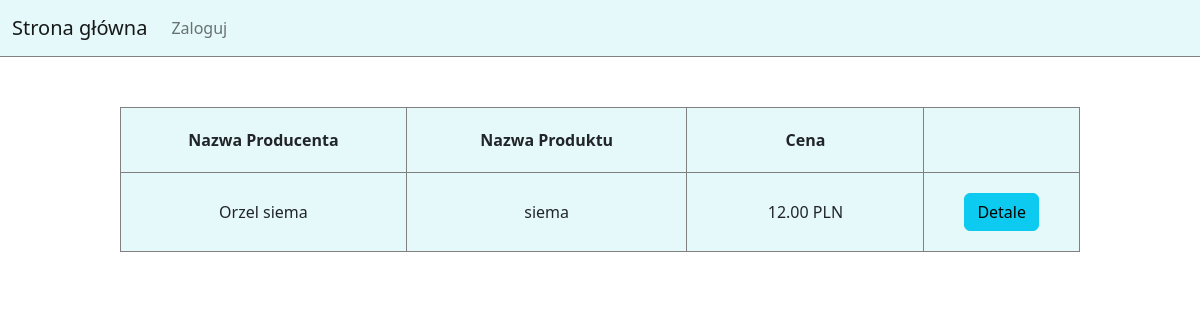
Page /produkty/lista-produktow/ on the earlier database version.
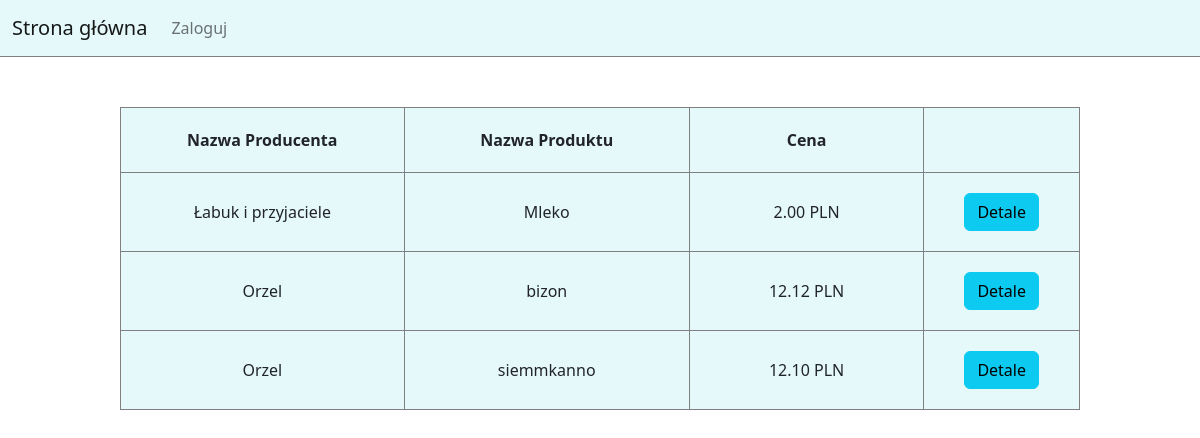
Same page on the later database version.
### apps/produkty/models.py (models this page shows, shortened)
class Produkty(models.Model):
    nazwa = models.TextField(max_length=100)
    cena = models.DecimalField(decimal_places=2, max_digits=5)
    opis = models.TextField(max_length=255, null=True, blank=True)
    id_producenta = models.ForeignKey(Producenci, on_delete=models.PROTECT)

class Producenci(models.Model):
    nazwa_producenta = models.CharField(max_length=100)
    def __str__(self):
        return self.nazwa_producenta

### apps/produkty/views.py (the view)
# urls.py: path('lista-produktow/', AllProductsView.as_view(), name='lista-produktow'),
class AllProductsView(ListView):
    model = Produkty
    template_name = 'product/productList.html'
    ordering = ['-id']

### apps/produkty/templates/product/productList.html (shortened to what this page needs)
{% extends 'base.html' %} {% load static %} {% block head %}
<link rel="stylesheet" href="{% static 'listStyles.css' %}" />
{% endblock head %} {% block title %} Produkty {% endblock title %}
{% block page %}
<div class="tableWrapper">
  <table>
    <tr>
      <th>Nazwa Producenta</th>
      <th>Nazwa Produktu</th>
      <th>Cena</th>
      <th></th>
    </tr>
    {% for item in object_list %}
    <tr>
      <td>{{ item.id_producenta }}</td>
      <td>{{ item.nazwa }}</td>
      <td>{{ item.cena }} PLN</td>
      <td><a class="btn btn-info" href="{% url 'detale-produktu' item.pk %}">Detale </a></td>
    </tr>
    {% endfor %}
  </table>
</div>
{% endblock page %}

Differences in the rows shown:
removed Produkty: id_producenta "Orzel siema", nazwa "siema", cena "12.00"
added Produkty: id_producenta "Łabuk i przyjaciele", nazwa "Mleko", cena "2.00"
added Produkty: id_producenta "Orzel", nazwa "bizon", cena "12.12"
added Produkty: id_producenta "Orzel", nazwa "siemmkanno", cena "12.10"
